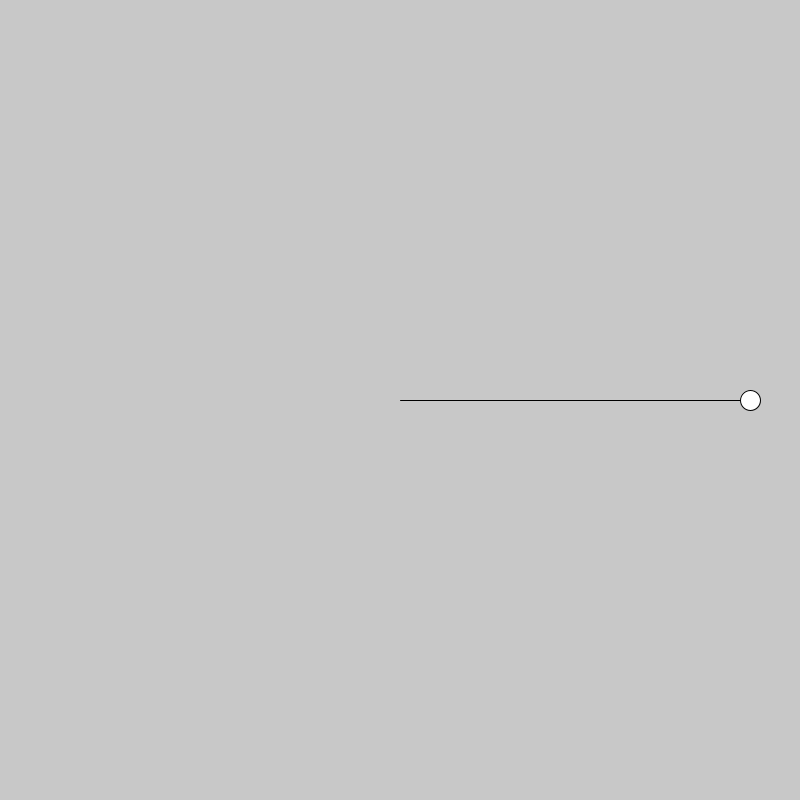
Frame 1 (no input)
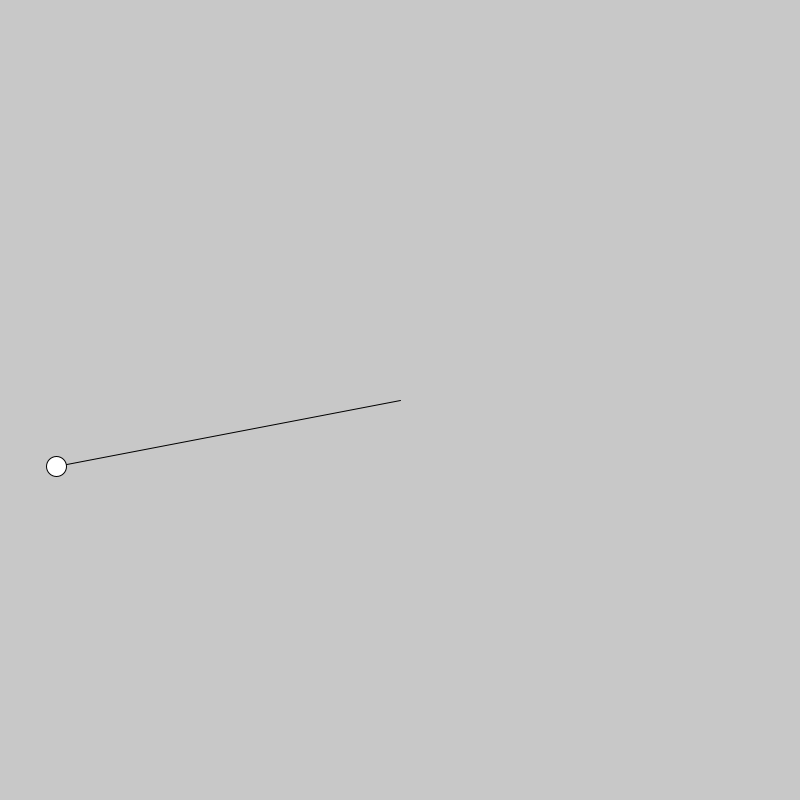
Frame 60 (the mouse pressed at the canvas centre just before this capture)
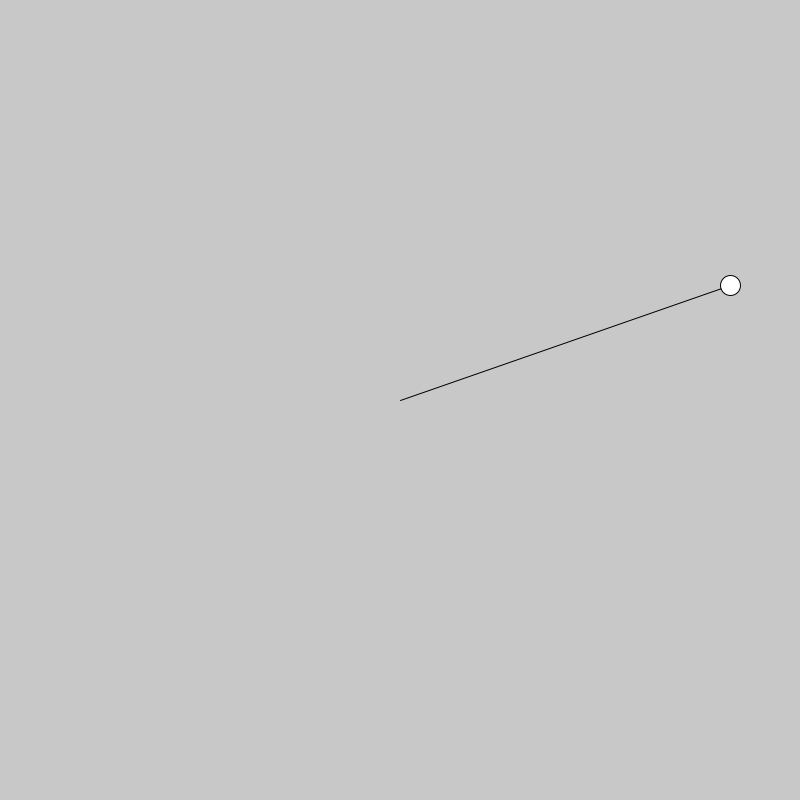
Frame 120 (the mouse held since frame 60 and released just before this capture)

The Processing sketch that drew these frames (run headless with seeded random() and noise(); from frame 60 on, the mouse is pressed at the canvas centre):

// Processing sketch: angular_motion_test
// ── angular_motion_test.pde
float amp = 1;
float period = 100;
float theta = 0;
float r = 350;
float x = 0;
float y = 0;

void setup(){
  size(800, 800);
}

void draw(){
  background(200);
  translate(width/2, height/2);
  
  //float theta = amp*sin((period/frameCount)*PI*2);
  
  float x = cos(theta) * r;
  float y = sin(theta) * r;
  
  line(0, 0, x, y);
  ellipse(x, y, 20, 20);
  
  theta += 0.05;
}
